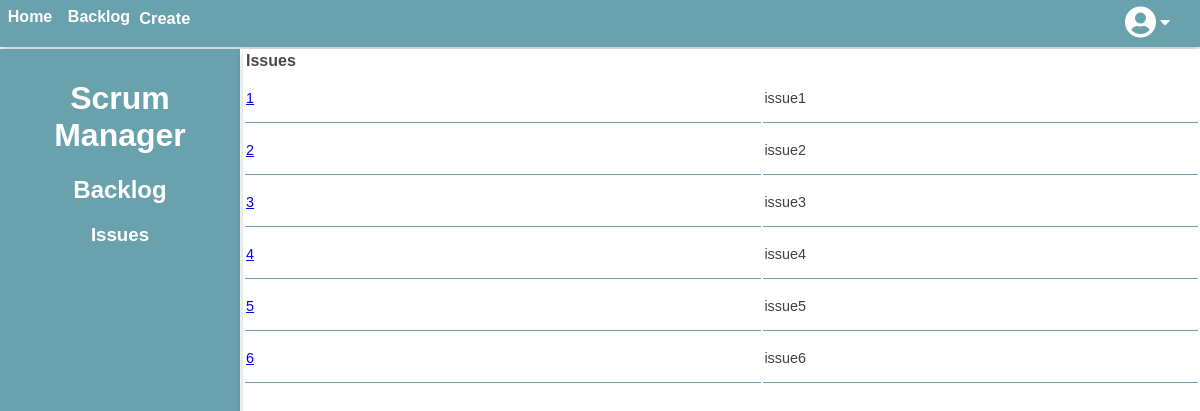
Before: /ScrumManager/php/backlog.php with the older database file.
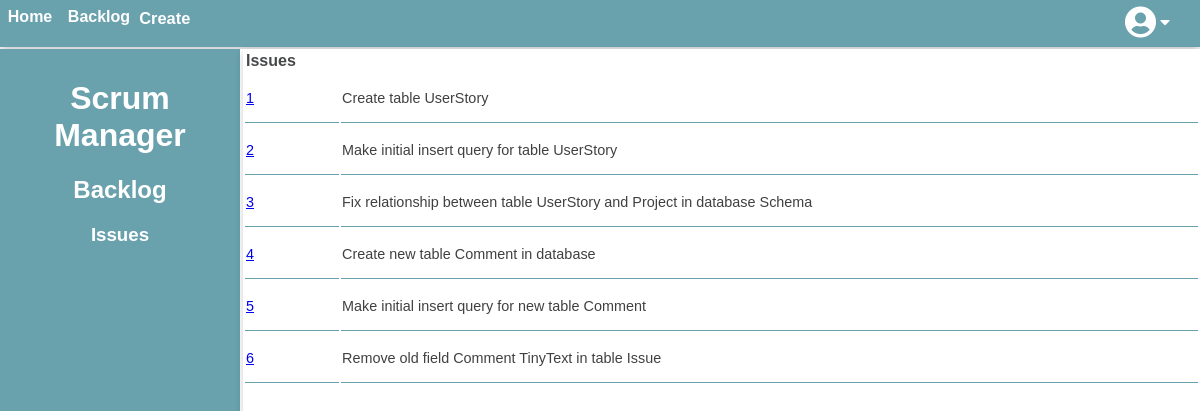
After: the same page with the newer database file.
### tables this page shows
CREATE TABLE IF NOT EXISTS `Issue` (
  `idIssue` INT UNSIGNED NOT NULL AUTO_INCREMENT,
  `title` VARCHAR(200) NOT NULL,
  `description` VARCHAR(500) NULL,
  `type` VARCHAR(45) NULL,
  `important` VARCHAR(45) NULL,
  `dateCreation` DATETIME NULL,
  `estimation` VARCHAR(45) NULL,
  `resolution` VARCHAR(500) NULL,
  `Status_idStatus` INT UNSIGNED NOT NULL,
  `UserStory_idUserStory` INT UNSIGNED NOT NULL,
  `User_idAssignee` INT UNSIGNED NOT NULL,
  `User_idReporter` INT UNSIGNED NOT NULL,
  PRIMARY KEY (`idIssue`),
  INDEX `fk_Issue_Status1_idx` (`Status_idStatus` ASC) VISIBLE,
  INDEX `fk_Issue_UserStory1_idx` (`UserStory_idUserStory` ASC) VISIBLE,
  INDEX `fk_Issue_User1_idx` (`User_idAssignee` ASC) VISIBLE,
  INDEX `fk_Issue_User2_idx` (`User_idReporter` ASC) VISIBLE,
  CONSTRAINT `fk_Issue_Status1`
    FOREIGN KEY (`Status_idStatus`)
    REFERENCES `Status` (`idStatus`)
    ON DELETE NO ACTION
    ON UPDATE NO ACTION,
  CONSTRAINT `fk_Issue_UserStory1`
    FOREIGN KEY (`UserStory_idUserStory`)
    REFERENCES `UserStory` (`idUserStory`)
    ON DELETE NO ACTION
    ON UPDATE NO ACTION,
  CONSTRAINT `fk_Issue_User1`
    FOREIGN KEY (`User_idAssignee`)
    REFERENCES `User` (`idUser`)
    ON DELETE NO ACTION
    ON UPDATE NO ACTION,
  CONSTRAINT `fk_Issue_User2`
    FOREIGN KEY (`User_idReporter`)
    REFERENCES `User` (`idUser`)
    ON DELETE NO ACTION
    ON UPDATE NO ACTION);

### ScrumManager/php/backlog.php (the view, shortened to what this page needs)
<html lang="en">
	<head>
		<link rel="stylesheet" type="text/css" href="../css/backlog.css" />
	</head>
	<?php
        include ('navigation.php');
	?>
	<body>
		<div class="containerDiv">
			<div class="leftDiv" align="center">
				<h1>Scrum Manager</h1>
				<h2>Backlog</h2>
				<h3>Issues</h3>
			</div>
			<div class="rightDiv">
			             <div class = "table-container1">
                <div id="table-wrapper">
				<div id="table-scroll">
                        <table>
                            <thead align = "left">
                                <tr class="tableHead" style="height: 0;">
                                    <th><span class="text">Issues</span></th>
                                </tr>
                            </thead>
                            <tbody>
                                <?php $sql = "SELECT issue.idIssue,issue.title FROM ase.issue,ase.user where user.idUser = 1";
                                $result = $connection -> query($sql);
                                if ($result -> num_rows > 0) {
                                    while ($row = $result -> fetch_assoc()) {
                                ?>
                                <tr>
                                <td class="issue"><a href="issue.php?a=<?php echo $row['idIssue']?>"><?php echo $row['idIssue']?></a></td>
                                <td class="issue"><?php echo $row['title']?></td>
                                </tr>
                                <?php
                                }
                                } else {
                                echo "0 results";
                                }
                                ?>
                            </tbody>
                        </table>
                    </div>
                    </div>
			     </div>
            </div>
		</div>
	</body>
</html>

### ScrumManager/php/navigation.php (shortened to what this page needs)
<html>
    <head>
            <link rel="stylesheet" type="text/css" href="../css/navigation.css" />
        <link href="https://use.fontawesome.com/releases/v5.0.4/css/all.css" rel="stylesheet">
    </head>
    <body>
        <div class="nav">
            <ul>
                <li><a href="homepage.php">Home</a></li>
                <li><a href="backlog.php">Backlog</a></li>
                <li><a><div class="dropdown"><button class="dropbtn">Create</button>
                        </div></a></li>
            </ul>
            <div class = "user-icon">
                    <i class="fas fa-user-circle fa-2x"></i>
                    <a id="caret"><i class="fas fa-caret-down"></i></a>
                </div>
        </div>
    </body>
</html>

### ScrumManager/css/backlog.css (style rules this page uses)
* { box-sizing: border-box; }
.leftDiv { font-family: Arial, Helvetica, sans-serif; float: left; width: 20%; padding: 10px; height: 100%; background-color: #69a1ad; color: #FFFFFF; }
.rightDiv { font-family: Arial, Helvetica, sans-serif; float: left; width: 80%; padding-left: 3px; height: 100%; background-color: #FFFFFF; }
.containerDiv:after { content: ""; display: table; clear: both; }
#table-scroll { height: 100%; width: 100%; overflow: auto; margin-top: 0px; }
.issue { border-bottom: 1px solid #69a1ad; height: 50px; color: #404040; font-size: 90%; font-family: Arial, Helvetica, sans-serif; }
.table-container1 { width: 100%; height: 100%; float: left; }
#table-wrapper { position: relative; border-radius: 2px; border-top: 0px; box-shadow: 0 4px 8px 0 rgba(0, 0, 0, 0.2); background-color: #FFFFFF; }
#table-scroll { height: 100%; overflow: auto; margin-top: 0px; }
#table-wrapper table { width: 100%; }

### ScrumManager/css/navigation.css (style rules this page uses)
.nav { font-weight: bold; margin-bottom: 2px; width: 100%; text-align: center; background-color: #69a1ad; height:47px; box-shadow: 0 4px 8px 0 rgba(0, 0, 0, 0.2); }
.nav ul { list-style-type: none; margin: 0px; padding: 0; width: 100%; }
.nav li { margin: 0px; display: }
.nav li a { padding: 0.9%; text-decoration: none; margin: -3px; font-weight: bold; font-family: Arial, Helvetica, sans-serif; color: #FFFFFF; background-color: #69a1ad; float: left }
.user-icon i { vertical-align: middle; }
.user-icon { float: right; color: white; padding: 6px 30px 0px 0px; }
.dropbtn { font-weight: bold; font-family: Arial, Helvetica, sans-serif; color: #FFFFFF; background-color: #69a1ad; font-size: 16.4px; border: none; margin-left: -28px; }
.dropdown { position: relative; display: block; }
.dropdown-content a { color: black; padding: 12px 16px; position: relative; text-decoration: none; display: block; }
body { margin: 0%; color: #47484a; }
* { box-sizing: border-box }
tr { height: 40px; }

Changed rows visible on the page:
changed issue id 1: title "issue1" → "Create table UserStory"
changed issue id 2: title "issue2" → "Make initial insert query for table UserStory"
changed issue id 3: title "issue3" → "Fix relationship between table UserStory and Project in database Schema"
changed issue id 4: title "issue4" → "Create new table Comment in database"
changed issue id 5: title "issue5" → "Make initial insert query for new table Comment"
changed issue id 6: title "issue6" → "Remove old field Comment TinyText in table Issue"
